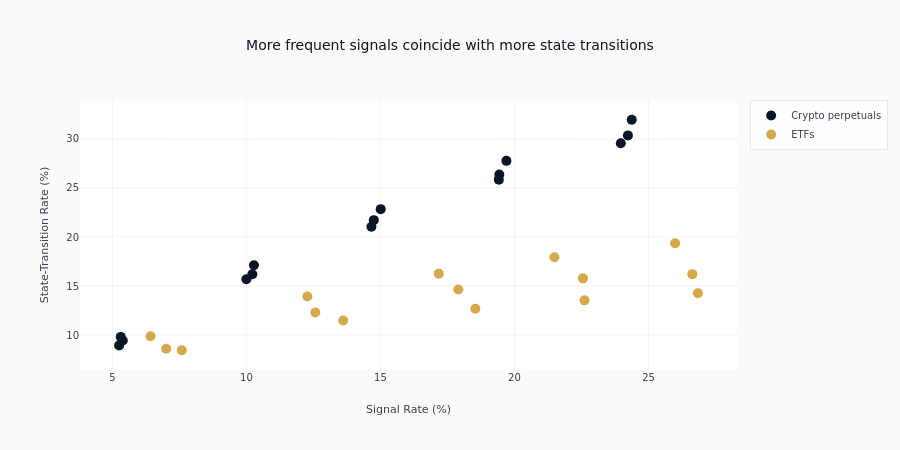

Notebook code cell kept with this figure:
### Markdown cell above
Each marker below identifies its lookback and percentile on hover.

### Code cell
fig = go.Figure()

for case_study in CASE_STUDIES:
    data = comparison_df.filter(
        (pl.col("case_study") == case_study) & (pl.col("method") == "rolling_percentile")
    )
    fig.add_trace(
        go.Scatter(
            x=(data["signal_rate"] * 100).to_list(),
            y=(data["transition_rate"] * 100).to_list(),
            name=str(CASE_STUDIES[case_study]["display"]),
            mode="markers",
            marker=dict(size=10, color=CASE_STUDY_COLORS[case_study]),
            text=[
                f"window={window}, percentile={percentile}"
                for window, percentile in zip(data["window"], data["percentile"], strict=True)
            ],
            hovertemplate="%{text}<br>Signal: %{x:.1f}%<br>Transitions: %{y:.1f}%",
        )
    )

fig.update_layout(
    title="More frequent signals coincide with more state transitions",
    xaxis_title="Signal Rate (%)",
    yaxis_title="State-Transition Rate (%)",
    height=450,
)
fig.show()

### Figure 1 — Plotly figure (JSON) as saved in the notebook; plotly's stock layout.template omitted (floating-point values rounded to 4 significant figures)
{"data": [{"hovertemplate": "%{text}<br>Signal: %{x:.1f}%<br>Transitions: %{y:.1f}%", "marker": {"color": "#0a1628", "size": 10}, "mode": "markers", "name": "Crypto perpetuals", "text": ["window=21, percentile=75", "window=21, percentile=80", "window=21, percentile=85", "window=21, percentile=90", "window=21, percentile=95", "window=42, percentile=75", "window=42, percentile=80", "window=42, percentile=85", "window=42, percentile=90", "window=42, percentile=95", "window=63, percentile=75", "window=63, percentile=80", "window=63, percentile=85", "window=63, percentile=90", "window=63, percentile=95"], "type": "scatter", "x": [24.37, 19.7, 15.01, 10.28, 5.313, 24.23, 19.43, 14.75, 10.22, 5.389, 23.97, 19.42, 14.66, 9.999, 5.251], "y": [31.96, 27.76, 22.84, 17.11, 9.815, 30.36, 26.36, 21.72, 16.2, 9.449, 29.56, 25.85, 21.04, 15.68, 8.928]}, {"hovertemplate": "%{text}<br>Signal: %{x:.1f}%<br>Transitions: %{y:.1f}%", "marker": {"color": "#D4A84B", "size": 10}, "mode": "markers", "name": "ETFs", "text": ["window=21, percentile=75", "window=21, percentile=80", "window=21, percentile=85", "window=21, percentile=90", "window=21, percentile=95", "window=42, percentile=75", "window=42, percentile=80", "window=42, percentile=85", "window=42, percentile=90", "window=42, percentile=95", "window=63, percentile=75", "window=63, percentile=80", "window=63, percentile=85", "window=63, percentile=90", "window=63, percentile=95"], "type": "scatter", "x": [25.99, 21.49, 17.18, 12.27, 6.425, 26.64, 22.56, 17.91, 12.57, 7.008, 26.84, 22.61, 18.54, 13.61, 7.589], "y": [19.37, 17.93, 16.26, 13.93, 9.884, 16.21, 15.78, 14.64, 12.29, 8.608, 14.26, 13.54, 12.68, 11.49, 8.452]}], "layout": {"height": 450, "title": {"text": "More frequent signals coincide with more state transitions"}, "xaxis": {"title": {"text": "Signal Rate (%)"}}, "yaxis": {"title": {"text": "State-Transition Rate (%)"}}}}
